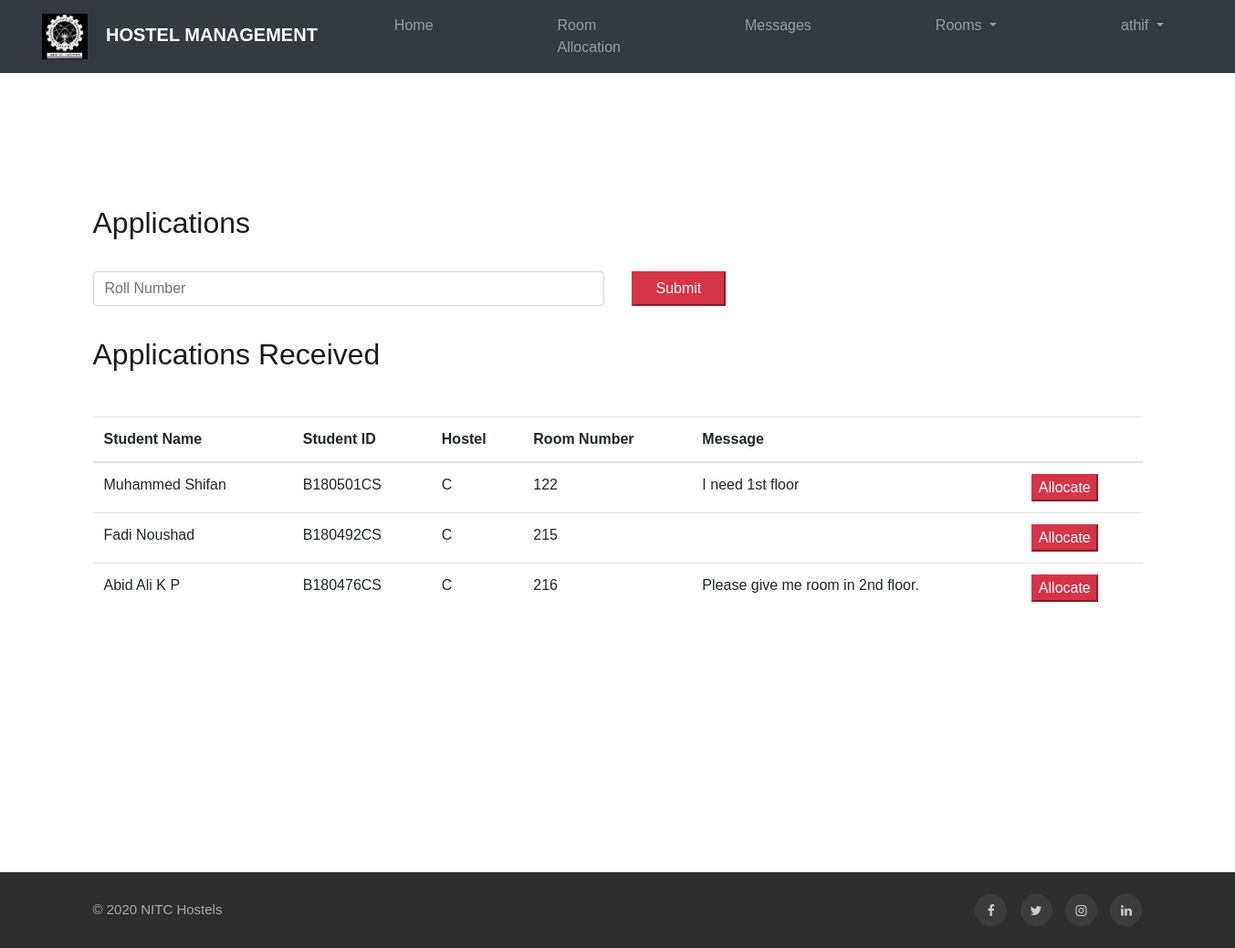
The page /HM/room-allocation.php (signed in) on the database its author committed.
### tables this page shows
CREATE TABLE `application` (
  `application_no` int(10) NOT NULL,
  `student_id` varchar(20) DEFAULT NULL,
  `room_id` int(20) DEFAULT NULL,
  `hm_id` int(20) DEFAULT NULL,
  `message` varchar(1000) DEFAULT NULL,
  `status` tinyint(1) DEFAULT NULL
);

CREATE TABLE `student` (
  `student_id` varchar(20) NOT NULL,
  `f_name` varchar(20) DEFAULT NULL,
  `l_name` varchar(20) DEFAULT NULL,
  `year` varchar(20) DEFAULT NULL,
  `dept` varchar(50) DEFAULT NULL,
  `password` varchar(20) NOT NULL,
  `hostel_id` int(20) DEFAULT NULL,
  `room_id` int(10) DEFAULT NULL,
  `gender` int(2) DEFAULT NULL,
  `mobile` varchar(10) DEFAULT NULL
);

CREATE TABLE `hostel` (
  `hostel_id` int(10) NOT NULL,
  `hostel_name` varchar(20) NOT NULL,
  `no_of_rooms` int(5) DEFAULT NULL,
  `no_of_students` int(5) DEFAULT NULL,
  `accepted_gen` int(2) DEFAULT NULL
);

CREATE TABLE `room` (
  `room_id` int(10) NOT NULL,
  `room_no` int(5) DEFAULT NULL,
  `hostel_id` int(10) DEFAULT NULL,
  `allocated` tinyint(1) DEFAULT NULL
);

### HM/room-allocation.php (the view, shortened to what this page needs)
<?php include('hm-header.php') ?>
<div class ="container contact-container">
    <h2>Applications</h2>
    <br>
    <form action="room-allocation.php" method="post">
        <div class="row">
            <div class="col-md-6">
                <input type="text" class="form-control student-text" name="search_box" placeholder="Roll Number">
            </div>
            <div class="col-md-6">
                <button type="submit" name="contact-button"  class="btn-md btn-primary" style="margin-top:10px;  padding: 5px 25px 5px;">Submit</button>
            </div>
        </div>
    </form>
<br>
<div>
<h2 class="heading text-capitalize mb-sm-5 mb-4"> Applications Received </h2>
<?php
  $hm_id = $_SESSION['hm_id'];
  $query1 = "SELECT * FROM application WHERE hm_id = '$hm_id' and status='0'";
  $result1 = mysqli_query($conn,$query1);
$query12 = "SELECT * FROM hostel_manager,hostel WHERE hostel_manager.hostel_id=hostel.hostel_id and hostel_manager.hm_id = '$hm_id'";
$result12 = mysqli_query($conn,$query12);
$row12 = mysqli_fetch_assoc($result12);
$hostel_name1 = $row12['hostel_name'];
?>
  <table class="table table-hover">
    <thead>
      <tr>
        <th>Student Name</th>
        <th>Student ID</th>
        <th>Hostel</th>
        <th>Room Number</th>
        <th>Message</th>
        <th></th>
      </tr>
    </thead>
    <tbody>
    <?php
      if(mysqli_num_rows($result1)==0){
         echo '<tr><td colspan="4">No Applications have been found</td></tr>';
      }
      else{
      	while($row1 = mysqli_fetch_assoc($result1)){
            $student_id = $row1['student_id'];
            $room_id=$row1['room_id'];
            $query7 = "SELECT * FROM student WHERE student_id = '$student_id'";
            $result7 = mysqli_query($conn,$query7);
            $row7 = mysqli_fetch_assoc($result7);
            $student_name = $row7['f_name']." ".$row7['l_name'];
             $query14 = "SELECT * FROM room WHERE room_id = '$room_id'";
             $result14 = mysqli_query($conn,$query14);
             $row14 = mysqli_fetch_assoc($result14);
             $room_no1 = $row14['room_no'];
              echo "<tr><td>{$student_name}</td>
              <td>{$row1['student_id']}</td>
              <td>{$hostel_name1}</td>
              <td>{$room_no1}</td>
              <td>{$row1['message']}</td>
              <td>
              <form action='room-allocation.php' method='get'>
               <button type='submit' style='margin-top: 0px;' name='alloc' value='{$row1['student_id']}' class='btn-md btn-primary' style='margin-top:10px; margin-left: -10px; padding: 8px 25px 8px;''>Allocate</button>
               </form>
               </td></tr>\n";
      	}
      }
    ?>
    </tbody>
  </table>
</div>
<br>
<br>
</div>
<?php include('hm-footer.php');

### HM/assets/css/styles-nav.css (style rules this page uses)
body { background-color: #ffff; height:100%; }
.student-text { margin-top : 10px; margin-bottom: 10px; }
.contact-container { margin-top: 150px; margin-bottom: 220px; }

### rows shown on the page
application: student.l_name "Muhammed Shifan", student "B180501CS", room.room_no "122", message "I need 1st floor"
hostel: hostel_name "C"
application: student.l_name "Fadi Noushad", student "B180492CS", room.room_no "215"
application: student.l_name "Abid Ali K P", student "B180476CS", room.room_no "216", message "Please give me room in 2nd floor."

### other values the page prints
$_SESSION['username'] "athif"
